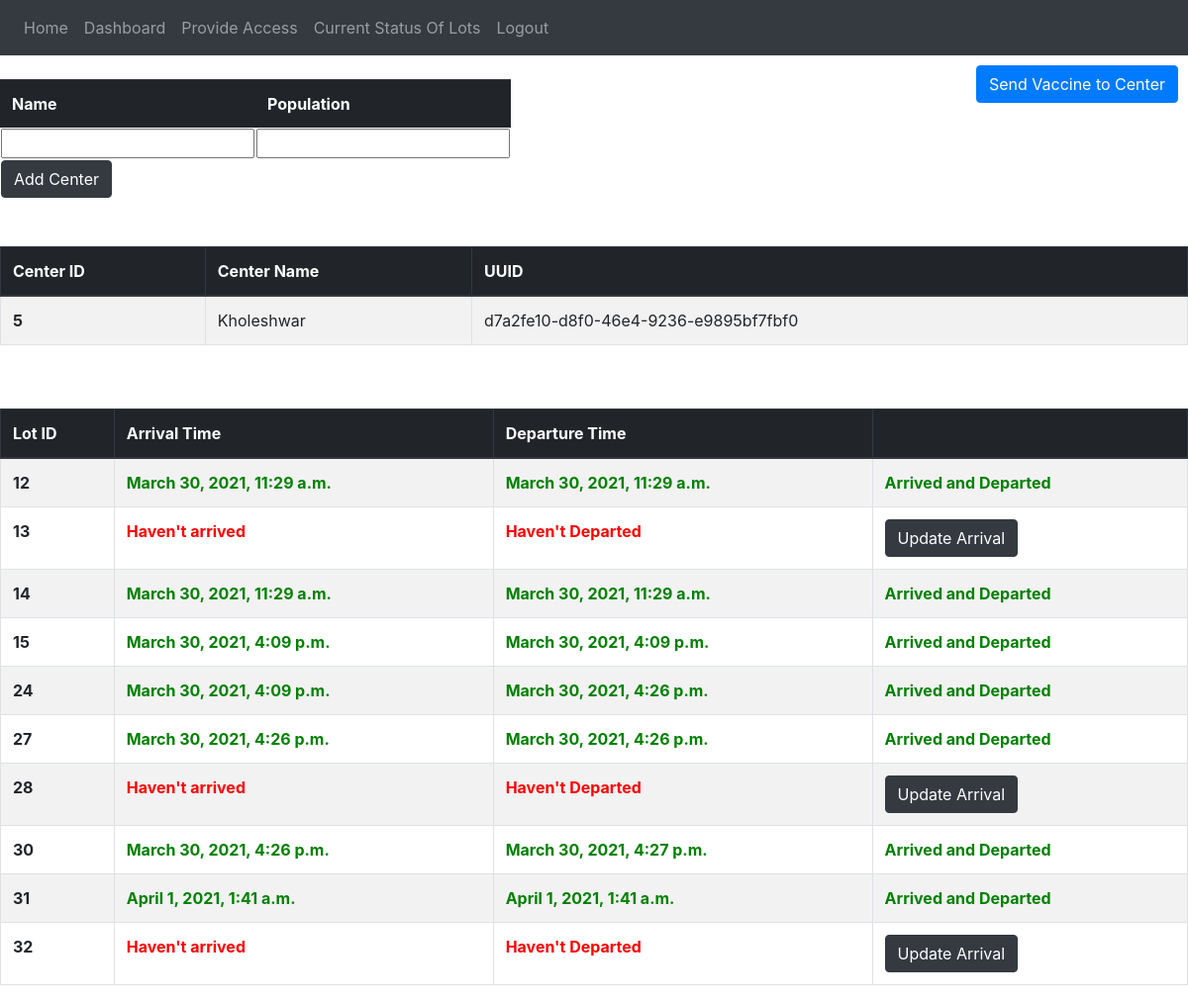
/dashboard/district/akola/ (signed in), run on an earlier commit of the app's database.
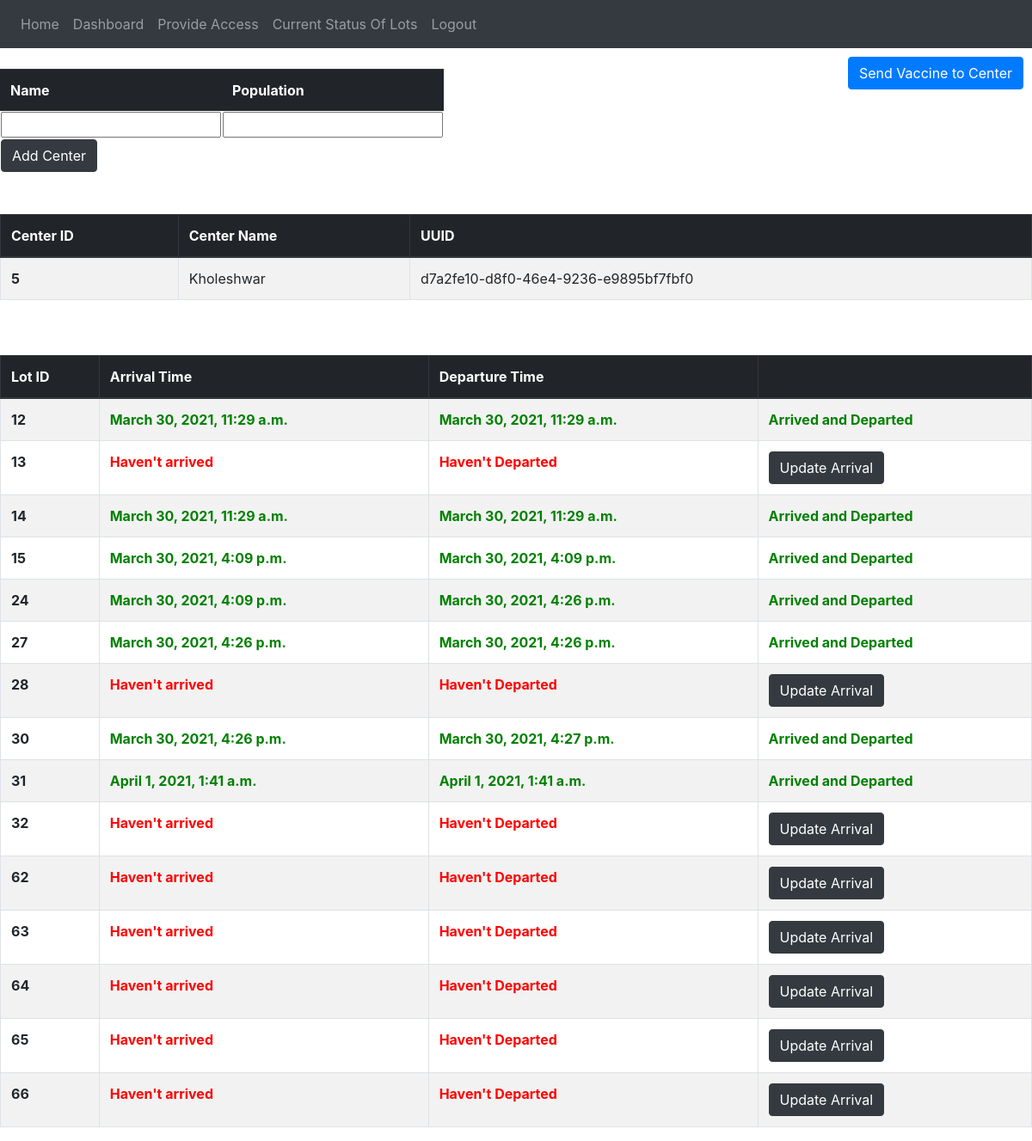
And on a later commit of the database.
### vaccine_app/models.py (models this page shows, shortened)
class Center(models.Model):
    centerPrimaryKey = models.AutoField(primary_key=True)
    centerId = models.UUIDField(default=uuid.uuid4, editable=False, unique=True)
    district = models.ForeignKey(District, on_delete=models.CASCADE, related_name="Center")
    name = models.CharField(max_length=255, unique=True)
    maxCountPerDate = models.IntegerField(default=10)
    population = models.IntegerField(default=1)

class DistrictVaccineData(models.Model):
    district = models.ForeignKey(District,on_delete=models.CASCADE,related_name="districtVaccine")
    lot = models.OneToOneField(VaccineLot, on_delete=models.CASCADE,related_name="districtVaccine")
    arrivalTimestamp = models.DateTimeField(blank = True, null=True, default=None)
    departureTimestamp = models.DateTimeField(blank = True, null=True, default=None)

class VaccineLot(models.Model):
    lotId = models.AutoField(primary_key=True)
    status=models.CharField(max_length = 20, choices = lot_status, default = 'produced')
    productionTimestamp = models.DateTimeField(auto_now_add=True)
    departureTimestamp = models.DateTimeField(blank = True, null=True, default=None)
    countOfDosesConsumed = models.IntegerField(default = 0)

### vaccine_app/views.py (the view, shortened to what this page needs)
# urls.py: path('dashboard/district/<name>/',views.district_dash,name='district_dash'),
@login_required
def district_dash(request,name):
    if name=="":
        return redirect('dashboard')
    if verify(request,"district",name):
        district_obj=District.objects.get(name=name)
        centers = Center.objects.filter(district=district_obj)
        vaccine_lots = DistrictVaccineData.objects.filter(district = district_obj)
        error=[]
        return render(request,'district_dash.html',{'centers':centers, 'error':error, 'vaccine_lots':vaccine_lots,'name':name})
    else:
        return redirect('dashboard')

### vaccine_app/views.py (called while the page is built, shortened)
def verify(request,district_or_center,name):
    if district_or_center=="district":
        user=request.user
        if District.objects.filter(name=name).exists():
            district_obj=District.objects.get(name=name)
            if AccessControlListDistrict.objects.filter(person=user,district=district_obj).exists() and user.is_districtadmin:
                return True
            else:
                print("access is not there for user "+user.email)
                return False
        else:
            print("District name is invalid")
            return False
    else:
        print("Invalid district_or_center value")
        return False

### templates/district_dash.html (shortened to what this page needs)
{% extends 'base.html' %}
    {% block content %}
        <a href="/district/{{name}}/send_to_center" style="float: right; margin:10px;"><button Type="button" class="btn btn-primary">Send Vaccine to Center</button></a>
        <form method="POST">
            <table>
                <thead class=" table table-info table-dark">
                    <th>Name</th>
                    <th>Population</th>
                </thead>
                <tr>
                    <td><input type="text" id="name" name="name" required /></td>
                    <td><input type="number" id="population" name="population" required min=1 /></td>
                    <br>
                </tr>
                <tr>
                  <td><button class="btn btn-dark" type="submit" id="add" value="Add center">Add Center</button></td>
                </tr>
            </table>
        </form>
        <br><br>
        <table class="table table-striped table-bordered">
            <thead class="thead-dark">
              <tr>
                <th scope="col">Center ID</th>
                <th scope="col">Center Name</th>
                <th scope="col">UUID</th>
              </tr>
            </thead>
            <tbody>
            {% for center in centers %}
              <tr>
                <th scope="row">{{center.centerPrimaryKey}}</th>
                <td style="text-transform: capitalize;">{{center.name}}</td>
                <td>{{center.centerId.urn|slice:"9:"}}</td>
              </tr>
            {% endfor %}
            </tbody>
          </table>
          <br><br>
          <table class="table table-striped table-bordered">
            <thead class="thead-dark">
              <tr>
                <th scope="col">Lot ID</th>
                <th scope="col">Arrival Time</th>
                <th scope="col">Departure Time</th>
                <th scope="col"></th>
              </tr>
            </thead>
            <tbody>
            {% for lot in vaccine_lots %}
              <tr>
                <th scope="row">{{ lot.lot.lotId }}</th>
                <td>
                  {% if lot.arrivalTimestamp == None %}
                    <b style="color:red;">Haven't arrived</b>
                  {% else %}
                    <b style="color:green;">{{lot.arrivalTimestamp}}</b>
                  {% endif %}
                </td>
                <td>
                  {% if lot.departureTimestamp == None %}
                    <b style="color:red;">Haven't Departed</b>
                  {% else %}
                    <b style="color:green;">{{lot.departureTimestamp}}</b>
                  {% endif %}
                </td>
                {% if lot.arrivalTimestamp == None %}
                  <td><a href="/district/{{name}}/updateArrivalTimeDistrict/{{ lot.lot.lotId }}"><button type="button" class="btn btn-dark">Update Arrival</button></a>
                {% else %}
                  <td>
                    <b style="color:green;">Arrived
                    {% if lot.departureTimestamp != None %}
                    and Departed
                    {% endif %}
                    </b>
                  </td>
                {% endif %}
              </tr>
            {% endfor %}
            </tbody>
          </table>
    {% endblock content %}

### templates/base.html (shortened to what this page needs)
<!DOCTYPE html>
<html lang="en">
<head>
  <link rel="stylesheet" href="https://stackpath.bootstrapcdn.com/bootstrap/4.1.3/css/bootstrap.min.css">
</head>
<body>
     {% if user.is_authenticated == False %}
     <div class="pos-f-t" style="float: right; font-size:16px;">
        <nav class="navbar navbar-dark bg-dark">
          <button class="navbar-toggler" type="button" data-toggle="collapse" data-target="#navbarToggleExternalContent" aria-controls="navbarToggleExternalContent" aria-expanded="false" aria-label="Toggle navigation" style="padding:9px;">
            Admin
          </button>
        </nav>
        <div class="collapse" id="navbarToggleExternalContent" >
          <div class="bg-dark p-1">
            <span class="text-muted">
                <nav class="navbar navbar-expand-lg navbar navbar-dark bg-dark">
                    <div class="" id="navbarNav">
                        <ul class="navbar-nav">
                                <li class="nav-item">
                                    <a class="nav-link" href="{% url 'admin:login' %}">Mega Center Admin</a>
                                </li>
                        </ul>
                        <ul class="navbar-nav">
                                <li class="nav-item">
                                    <a class="nav-link" href="{% url 'login_gen' %}">Login</a>
                                </li>
                        </ul>
                        <ul class="navbar-nav">
                                <li class="nav-item">
                                    <a class="nav-link" href="{% url 'register' %}">Register</a>
                                </li>
                        </ul>
                    </div>
                </nav>
            </span>
          </div>
        </div>
      </div>
      <nav class="navbar navbar-expand-lg navbar navbar-dark bg-dark" style="font-size: 16px;">
         <div class="" id="navbarNav">
            <ul class="navbar-nav">
                <li class="nav-item">
                    <a class="nav-link" href="{% url 'index' %}">Home <span class="sr-only">(current)</span></a>
                </li>
                <li class="nav-item">
                    <a class="nav-link" href="{% url 'registerForVaccinationDistrictForm' %}">Register For Vaccination</a>
                </li>
            </ul>
         </div>
      </nav>
     {% else %}
     <nav class="navbar navbar-expand-lg navbar navbar-dark bg-dark">
        <div class="" id="navbarNav">
            <ul class="navbar-nav">
                <li class="nav-item">
                    <a class="nav-link" href="{% url 'index' %}">Home <span class="sr-only">(current)</span></a>
                </li>
                <li class="nav-item">
                    <a class="nav-link" href="{% url 'dashboard' %}">Dashboard</a>
                </li>
                <li class="nav-item">
                    <a class="nav-link" href="{% url 'provideaccess' %}">Provide Access</a>
                </li>
                <li class="nav-item">
                    <a class="nav-link" href="{% url 'currentStatus' %}">Current Status Of Lots</a>
                </li>
                <li class="nav-item">
                    <a class="nav-link" href="{% url 'logout' %}">Logout</a>
                </li>
            </ul>
         </div>
    </nav>
     {% endif %}
     {% block content %}
     {% endblock %}
</body>
</html>

What changed in the data, as far as the page shows it:
added DistrictVaccineData: lot.lotId "62", shows "Haven't arrived", shows "Haven't Departed"
added DistrictVaccineData: lot.lotId "63", shows "Haven't arrived", shows "Haven't Departed"
added DistrictVaccineData: lot.lotId "64", shows "Haven't arrived", shows "Haven't Departed"
added DistrictVaccineData: lot.lotId "65", shows "Haven't arrived", shows "Haven't Departed"
added DistrictVaccineData: lot.lotId "66", shows "Haven't arrived", shows "Haven't Departed"
